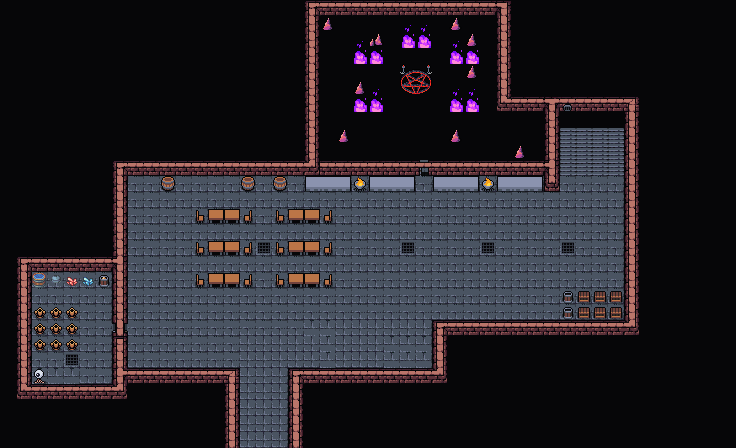

A 2D game scene composited from a Tiled map and its tileset images. What follows is a short description and the map's XML, with each tile layer's data collapsed to a summary:
An orthogonal 46x28 tile map with 16x16 px tiles, 7 tile layers (Collision, BackgroundSub, Background, Walls, ...), 7 tilesets and 26 objects (dialog).

<map version="1.10" tiledversion="1.10.1" orientation="orthogonal" renderorder="right-down" width="46" height="28" tilewidth="16" tileheight="16" infinite="0" nextlayerid="21" nextobjectid="221">
 <editorsettings>
  <export format="tmx" />
 </editorsettings>
 <properties>
  <property name="canFailDungeon" type="bool" value="true" />
  <property name="respawnEnemies" type="bool" value="true" />
 </properties>
 <tileset firstgid="1" source="../../tileset/main.tsx" />
 <tileset firstgid="10113" source="../../tileset/buildings.tsx" />
 <tileset firstgid="11905" source="../../tileset/buildings-nocollide.tsx" />
 <tileset firstgid="13697" source="../../tileset/main-nocollide.tsx" />
 <tileset firstgid="23809" source="../../tileset/dungeon/animatedtiles.tsx" />
 <tileset firstgid="40193" source="../../tileset/dungeon/dungeon_bis.tsx" />
 <tileset firstgid="56577" source="../../tileset/dungeon/DarkAbbeyTiles.tsx" />
 <layer id="17" name="Collision" width="46" height="28">
  <data>[1288 cells, 398 non-empty, 3 distinct tile ids]</data>
 </layer>
 <layer id="18" name="BackgroundSub" width="46" height="28">
  <data>[1288 cells, 0 non-empty, 0 distinct tile ids]</data>
 </layer>
 <layer id="13" name="Background" width="46" height="28">
  <data>[1288 cells, 987 non-empty, 25 distinct tile ids]</data>
 </layer>
 <layer id="15" name="Walls" width="46" height="28">
  <data>[1288 cells, 45 non-empty, 16 distinct tile ids]</data>
 </layer>
 <layer id="16" name="Clutter" width="46" height="28">
  <data>[1288 cells, 62 non-empty, 14 distinct tile ids]</data>
 </layer>
 <layer id="19" name="HighestLayer" width="46" height="28">
  <properties>
   <property name="spriteLayer" type="bool" value="true" />
  </properties>
  <data>[1288 cells, 41 non-empty, 19 distinct tile ids]</data>
 </layer>
 <layer id="20" name="AboveSprites" width="46" height="28">
  <data>[1288 cells, 2 non-empty, 2 distinct tile ids]</data>
 </layer>
 <objectgroup id="12" name="Objects" opacity="0.9" offsetx="2.65789" offsety="6.89474">
  <object id="114" template="../../obj/entry_up.tx" x="238.676" y="440.886" width="48" height="74.6666">
   <properties>
    <property name="direction" value="up" />
    <property name="teleport" value="../common/maps/map/tibalt/tibalt_f0.tmx" />
    <property name="teleportObjectId" value="182" />
   </properties>
  </object>
  <object id="136" template="../../obj/enemy.tx" x="406.524" y="79.574">
   <properties>
    <property name="defeatDialog">[
	{
		"text": "The Devil unleashes a shrill scream as he falls unto the ground. His blood mixes with that of his victims, you see the red barrier disappear. The way above is open",
		"options": [
			{
				"name": "(Continue)",
				"action": [
					{ "deleteMapObject": 218 },
					{ "deleteMapObject": -1 }
				]
			}
		]
	}
]</property>
    <property name="effect">{ "startBattleWithCard": [ "Mana Crypt"]
}</property>
    <property name="enemy" value="Demon of Tibalt" />
    <property name="threatRange" type="int" value="60" />
    <property name="waypoints" value="208,198,210,209" />
   </properties>
  </object>
  <object id="173" template="../../obj/manashards.tx" x="188.009" y="188.105" />
  <object id="174" template="../../obj/manashards.tx" x="525.342" y="122.438" />
  <object id="179" template="../../obj/booster.tx" x="420.343" y="25.438">
   <properties>
    <property name="reward">[
  {
    "editions": [ "ISD" ],
    "type": "card",
    "count": 10,
    "rarity": [ "Common" ]
  },
  {
    "editions": [ "ISD" ],
    "type": "card",
    "count": 3,
    "rarity": [ "Uncommon" ]
  },
  {
    "editions": [ "ISD" ],
    "type": "card",
    "count": 3,
    "rarity": [ "Rare", "Mythic Rare" ]
  }
]
</property>
   </properties>
  </object>
  <object id="189" template="../../obj/waypoint.tx" x="144.676" y="202.439" />
  <object id="195" template="../../obj/waypoint.tx" x="144.009" y="309.439" />
  <object id="196" template="../../obj/waypoint.tx" x="578.675" y="241.772" />
  <object id="200" template="../../obj/enemy.tx" x="292.343" y="263.772">
   <properties>
    <property name="enemy" value="Adept Black Wizard" />
    <property name="threatRange" type="int" value="40" />
   </properties>
  </object>
  <object id="201" template="../../obj/enemy.tx" x="250.342" y="313.772">
   <properties>
    <property name="enemy" value="Horror of Tibalt" />
    <property name="threatRange" type="int" value="40" />
    <property name="waypoints" value="213,195" />
   </properties>
  </object>
  <object id="202" template="../../obj/enemy.tx" x="87.6754" y="327.106">
   <properties>
    <property name="enemy" value="Horror of Tibalt" />
    <property name="speedModifier" type="float" value="4" />
    <property name="threatRange" type="int" value="40" />
   </properties>
  </object>
  <object id="204" template="../../obj/door_up.tx" x="556.858" y="169.204" width="62.3015" height="63.8032" rotation="359.74">
   <properties>
    <property name="direction" value="down" />
    <property name="teleport" value="../common/maps/map/tibalt/tibalt_f2.tmx" />
    <property name="teleportObjectId" value="198" />
   </properties>
  </object>
  <object id="205" template="../../obj/treasure.tx" x="379.675" y="25.7719">
   <properties>
    <property name="reward">[{
  "type": "randomCard",
  "count": 2,
  "rarity": [ "rare", "mythic rare" ],
  "colors": ["Black","Red"]
},{
  "type": "randomCard",
  "count": 4,
  "rarity": [ "uncommon" ],
  "colors": ["Black","Red"]
}]</property>
    <property name="spawn.Hard" type="bool" value="false" />
   </properties>
  </object>
  <object id="206" template="../../obj/enemy.tx" x="209.675" y="200.772">
   <properties>
    <property name="enemy" value="Curselord" />
    <property name="spawn.Hard" type="bool" value="true" />
    <property name="threatRange" type="int" value="40" />
    <property name="waypoints" value="214,189" />
   </properties>
  </object>
  <object id="208" template="../../obj/waypoint.tx" x="477.342" y="26.1053" />
  <object id="209" template="../../obj/waypoint.tx" x="319.342" y="140.772" />
  <object id="210" template="../../obj/waypoint.tx" x="314.675" y="26.4386" />
  <object id="211" template="../../obj/manashards.tx" x="451.675" y="312.105" />
  <object id="212" template="../../obj/manashards.tx" x="125.009" y="186.105" />
  <object id="213" template="../../obj/waypoint.tx" x="383.342" y="310.105" />
  <object id="214" template="../../obj/waypoint.tx" x="253.675" y="202.772" />
  <object id="215" template="../../obj/enemy.tx" x="464.009" y="243.772">
   <properties>
    <property name="enemy" value="Horror of Tibalt" />
    <property name="speedModifier" type="float" value="2" />
    <property name="threatRange" type="int" value="40" />
    <property name="waypoints" value="196,220,213" />
   </properties>
  </object>
  <object id="217" template="../../obj/waypoint.tx" x="471.342" y="144.105" />
  <object id="218" name="Ward" type="dialog" gid="56584" x="556.362" y="180.439" width="63.961" height="16">
   <properties>
    <property name="dialog">[{
    "text":"A translucent, shimmering red field blocks your path. An ancient Evil is lurking in these crypts, preventing you from entering the room in front of you ...",
    "options":[
    { "name":"Leave." } 
    ]
}]</property>
   </properties>
  </object>
  <object id="219" template="../../obj/treasure.tx" x="30.6754" y="297.772">
   <properties>
    <property name="reward">[{
  "type": "randomCard",
  "count": 2,
  "rarity": [ "rare", "mythic rare" ],
  "colors": ["Black","Red"]
},{
  "type": "randomCard",
  "count": 4,
  "rarity": [ "uncommon" ],
  "colors": ["Black","Red"]
}]</property>
    <property name="spawn.Hard" type="bool" value="false" />
   </properties>
  </object>
  <object id="220" template="../../obj/waypoint.tx" x="363.675" y="253.105" />
 </objectgroup>
</map>
